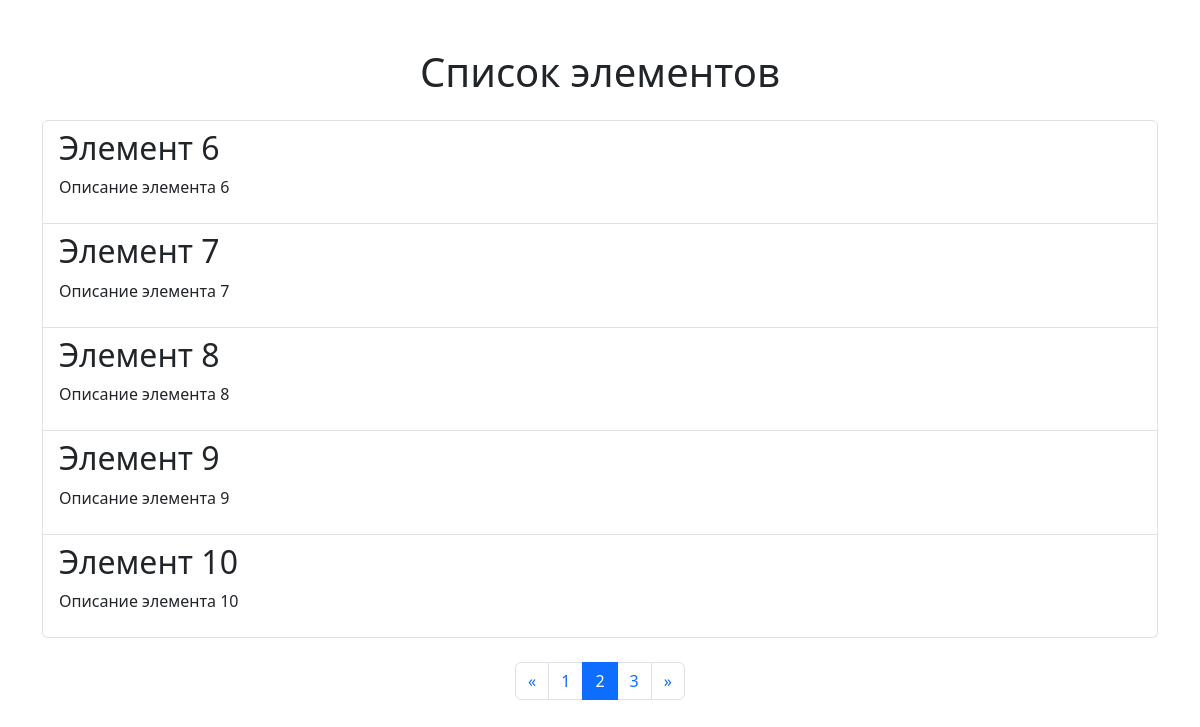
/pagination/items/?page=2, run on the app's committed database.
### pagination/models.py (models this page shows, shortened)
class Item(models.Model):
    name = models.CharField(max_length=100, verbose_name="Название")
    description = models.TextField(verbose_name="Описание", blank=True)
    class Meta:
        verbose_name = "Элемент"
        verbose_name_plural = "Элементы"

### pagination/views.py (the view)
# urls.py: path('items/', item_list, name='item_list'),
def item_list(request):
    items = Item.objects.all()
    paginator = Paginator(items, 5)
    page_number = request.GET.get('page')  # Получаем номер страницы из запроса
    page_obj = paginator.get_page(page_number)  # Получаем объект страницы
    return render(request, 'pagination/item_list.html', {'page_obj': page_obj})

### templates/pagination/item_list.html (shortened to what this page needs)
<!DOCTYPE html>
<html>
<head>
    <link href="https://cdn.jsdelivr.net/npm/bootstrap@5.3.0/dist/css/bootstrap.min.css" rel="stylesheet">
</head>
<body>
    <div class="container mt-5">
        <h1 class="text-center mb-4">Список элементов</h1>
        <ul class="list-group">
            {% for item in page_obj %}
                <li class="list-group-item">
                    <h2>{{ item.name }}</h2>
                    <p>{{ item.description }}</p>
                </li>
            {% endfor %}
        </ul>
        <nav aria-label="Page navigation" class="mt-4">
            <ul class="pagination justify-content-center">
                {% if page_obj.has_previous %}
                    <li class="page-item">
                        <a class="page-link" href="?page={{ page_obj.previous_page_number }}" aria-label="Previous">
                            <span aria-hidden="true">&laquo;</span>
                        </a>
                    </li>
                {% endif %}
                {% for num in page_obj.paginator.page_range %}
                    <li class="page-item {% if page_obj.number == num %}active{% endif %}">
                        <a class="page-link" href="?page={{ num }}">{{ num }}</a>
                    </li>
                {% endfor %}
                {% if page_obj.has_next %}
                    <li class="page-item">
                        <a class="page-link" href="?page={{ page_obj.next_page_number }}" aria-label="Next">
                            <span aria-hidden="true">&raquo;</span>
                        </a>
                    </li>
                {% endif %}
            </ul>
        </nav>
    </div>
</body>
</html>

### data on the page
Item: name "Элемент 6", description "Описание элемента 6"
Item: name "Элемент 7", description "Описание элемента 7"
Item: name "Элемент 8", description "Описание элемента 8"
Item: name "Элемент 9", description "Описание элемента 9"
Item: name "Элемент 10", description "Описание элемента 10"

### other printed values
{{ num }} "1" "2" "3"
